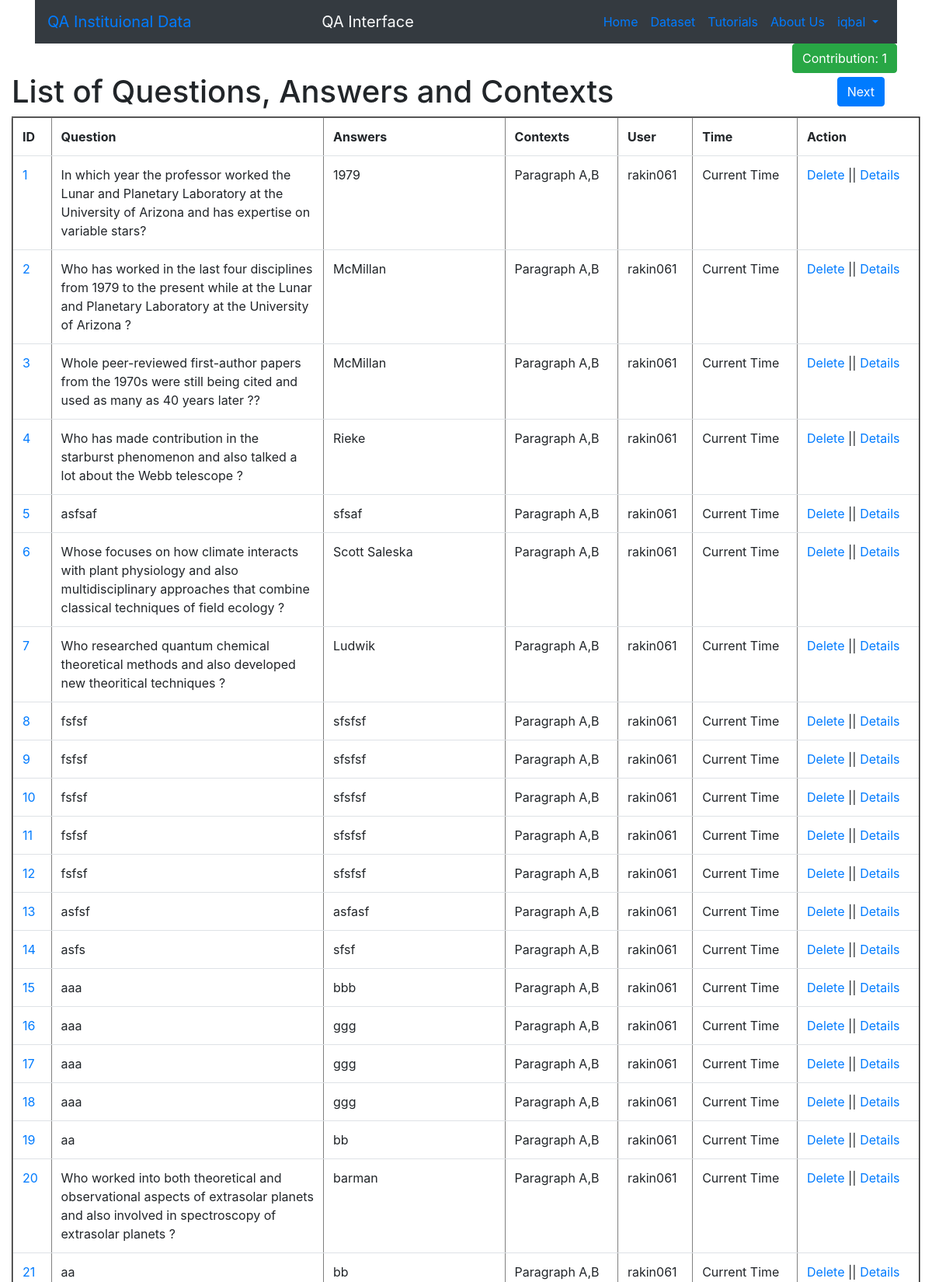
Page /elements/ (signed in, upper part) on the committed database.
### qa_interface/models.py (models this page shows)
class QA_Interface(models.Model):
	source_id=models.CharField(max_length=30,blank=False,null=False) # max_length = required
	title_A=models.CharField(blank=False, null=False,max_length=35)
	par_A=models.TextField(blank=False, null=False)
	title_B=models.CharField(blank=False, null=False,max_length=35)
	par_B = models.TextField(blank=False, null=False)
	question=models.TextField(blank=False, null=False, max_length=1000,help_text=' &nbsp; <button type="button" class="btn btn-danger btn-sm align-top" data-bs-container="body" '
																					  'data-bs-toggle="popover" data-bs-placement="right" data-bs-html="true"  '
																					  'data-bs-content=" Multi-hop questions require systems to aggregate information between '
																				      'multiple contexts, the ability of a system to reason over multiple sources of '
																				      'data such as paragraphs to output desired answer. Here, the system has to reason with information taken from more than one document '
																				      '(i.e. Parapgaphs) to arrive at the final answer. <br> <br> <b> Example: </b> What is the population of the capital city of Bangladesh ? '
																				      '<br> <b>Answer: </b> 40 Millions !!'
																				 	  '<br> <b>Reasoning:</b> Capital City of Bangladesh ---> Dhaka ---> Population: 40 Millions. '
																				      '<br> <br> Click <a href='' https://hotpotqa.github.io/ '' '
																				      'target=''_blank'' > here </a> to see further details of multihop questions ! "> ? </button>')
	answer=models.TextField(blank=False, null=False, max_length=100)
	question_type_choices= [('Bridge_entity', 'Bridge'),('Comparison', 'Comparison'),('Intersection', 'Intersection'),('Commonsense_reasoning', 'Commonsense')]
	question_type=models.CharField(max_length=22, choices=question_type_choices, default='Bridge_entity',help_text=' &nbsp; <button type="button" class="btn btn-danger btn-sm align-top" data-bs-container="body" '
																					  'data-bs-toggle="popover" data-bs-placement="right" data-bs-html="true"  '
																					  'data-bs-content=" Types of multi hop question you entered. Click <a href='' https://github.com/UA-KMAP/KMAP-QA/blob/main/qa_interface/templates/images/MHQA.png '' '
																				      'target=''_blank''> here </a> to see details of different types of multi hop question. "> ? </button>')
	level_choices=[('Hard','Hard'),('Medium','Medium'),('Easy','Easy')]
	level=models.CharField(max_length=6, choices=level_choices, default='Easy', help_text=' &nbsp; <button type="button" class="btn btn-danger btn-sm align-top" data-bs-container="body" '
																					  'data-bs-toggle="popover" data-bs-placement="right" data-bs-html="true"  '
																					  'data-bs-content="Difficulty level of the multi hop question you entered! "> ? </button>' )
	supporting_facts=models.TextField(blank=False, null=False,max_length=4, help_text=' &nbsp; <button type="button" class="btn btn-danger btn-sm align-top" data-bs-container="body" '
																					  'data-bs-toggle="popover" data-bs-placement="right" data-bs-html="true"  '
																					  'data-bs-content="Supporting facts specify the sentences involved while creating the multi hop question from '
																					  'both of the paragraphs.<br> <b>Example Input: 0,1. </b> It indicates that first sentence from the first paragraph and '
																					  'second sentence from the second paragraph have been used to produce the multi hop question.."> ? </button>')
	def get_absolute_url(self):
		return reverse("qa:qa_entity", kwargs={"id":self.id})

### qa_interface/views.py (the view)
# urls.py: path("elements/", detail_view),
def detail_view(request):
	obj=QA_Interface.objects.all()
	contribution=0
	username=str(request.user)
	directory_name="Dataset/"+username+"/"
	file_or_directory=Path(directory_name)
	if file_or_directory.exists():
		contribution=len([name for name in os.listdir(directory_name) if os.path.isfile(os.path.join(directory_name, name))])
	context={
		"elements": obj,
		"contribution": contribution,
		"username":username
	}
	return render(request,"detail.html",context)

### qa_interface/templates/detail.html
{% extends 'base.html' %}
{% block content %}
{% if user.is_authenticated %}
<h1>List of Questions, Answers and Contexts</h1>
<table border="2" class="table table-hover " >
	<tr>
		<th>ID</th>
		<th>Question</th>
		<th>Answers</th>
		<th>Contexts</th>
		<th>User</th>
		<th>Time</th>
		<th>Action</th>
	</tr>
	{% for element in elements %}
		<tr>
			<td><a href="{{element.get_absolute_url}}">{{element.id}}</a></td>
			<td style="width:30%">{{element.question}}</td>
			<td>{{element.answer}}</td>
			<td>Paragraph A,B</td>
			<td>rakin061</td>
			<td>Current Time</td>
			<td><a href="/delete/{{element.id}}">Delete</a>  || <a href="{{element.get_absolute_url}}">Details</a></td>
		</tr>
	{% endfor %}
</table>
{% else %}
  <p>You are not logged in</p>
  <a href="{% url 'login' %}">Log In</a>
{% endif %}
{% endblock %}

### templates/navbar.html (shortened to what this page needs)
{% block content %}
<div class="container">
<nav class="navbar navbar-expand-lg bg-dark w-200 ">
  <a class="navbar-brand" href="#">QA Instituional Data</a>
  <div class="navbar-collapse collapse w-100 order-3 dual-collapse2 text-light">
  <ul class="navbar-nav mx-auto">
            <li class="nav-item">
                <a class="navbar-brand text-light" href="#">QA Interface </a>
            </li>
  </ul>
  </div>
  <div class="navbar-collapse collapse w-100 order-3 dual-collapse2">
        <ul class="navbar-nav ml-auto">
            <li class="nav-item">
                <a class="nav-link" href="/create">Home</a>
            </li>
            <li class="nav-item">
                <a class="nav-link" target="_blank" href="https://huggingface.co/datasets/hotpot_qa/viewer">Dataset</a>
            </li>
            <li class="nav-item">
                <a class="nav-link" target="_blank" href="https://huggingface.co/course/chapter1/1">Tutorials</a>
            </li>
             <li class="nav-item">
                <a class="nav-link" target="_blank" href="https://kmap.arizona.edu/team">About Us</a>
            </li>
            {% if user.is_authenticated %}
            <li class="nav-item dropdown">
                <a class="nav-link dropdown-toggle" href="#" id="navbarDropdown" role="button" data-toggle="dropdown" aria-haspopup="true" aria-expanded="false">
                  {{user.username}}
                </a>
              </li>
              {% endif%}
        </ul>
    </div>
</nav>
 {% if user.is_authenticated %}
        <div class="d-flex justify-content-end ">
            <button class="btn btn-success my-2 my-sm-0" type="submit">Contribution: {{contribution}}</button>
        </div>
      <div class="navbar-brand float-right" >
		 	<a class="btn btn-primary" href="/create">Next</a>
      </div>
 {%endif%}
</div>
{% endblock %}

### rows in the picture
QA_Interface: id "1", question "In which year the professor worked the Lunar and Planetary Laboratory at the University of Arizona and has expertise on variable stars?", answer "1979"
QA_Interface: id "2", question "Who has worked in the last four disciplines from 1979 to the present while at the Lunar and Planetary Laboratory at the University of Arizona ?", answer "McMillan"
QA_Interface: id "3", question "Whole peer-reviewed first-author papers from the 1970s were still being cited and used as many as 40 years later ??", answer "McMillan"
QA_Interface: id "4", question "Who has made contribution in the starburst phenomenon and also talked a lot about the Webb telescope ?", answer "Rieke"
QA_Interface: id "5", question "asfsaf", answer "sfsaf"
QA_Interface: id "6", question "Whose focuses on how climate interacts with plant physiology and also multidisciplinary approaches that combine classical techniques of field ecology ?", answer "Scott Saleska"
QA_Interface: id "7", question "Who researched quantum chemical theoretical methods and also developed new theoritical techniques ?", answer "Ludwik"
QA_Interface: id "8", question "fsfsf", answer "sfsfsf"
QA_Interface: id "9", question "fsfsf", answer "sfsfsf"
QA_Interface: id "10", question "fsfsf", answer "sfsfsf"
QA_Interface: id "11", question "fsfsf", answer "sfsfsf"
QA_Interface: id "12", question "fsfsf", answer "sfsfsf"
QA_Interface: id "13", question "asfsf", answer "asfasf"
QA_Interface: id "14", question "asfs", answer "sfsf"
QA_Interface: id "15", question "aaa", answer "bbb"
QA_Interface: id "16", question "aaa", answer "ggg"
QA_Interface: id "17", question "aaa", answer "ggg"
QA_Interface: id "18", question "aaa", answer "ggg"
QA_Interface: id "19", question "aa", answer "bb"
QA_Interface: id "20", question "Who worked into both theoretical and observational aspects of extrasolar planets and also involved in spectroscopy of extrasolar planets ?", answer "barman"
QA_Interface: id "21", question "aa", answer "bb"

### other values in the picture
{{ user.username }} "iqbal"
{{ contribution }} "1"
